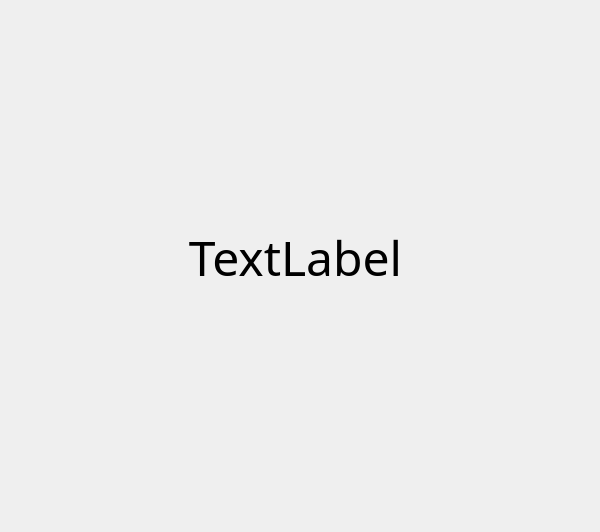
<?xml version="1.0" encoding="UTF-8"?>
<ui version="4.0">
 <class>pbMessageBox</class>
 <widget class="QDialog" name="pbMessageBox">
  <property name="geometry">
   <rect>
    <x>0</x>
    <y>0</y>
    <width>600</width>
    <height>532</height>
   </rect>
  </property>
  <property name="windowTitle">
   <string>Dialog</string>
  </property>
  <property name="modal">
   <bool>true</bool>
  </property>
  <widget class="QLabel" name="msgBoxText">
   <property name="geometry">
    <rect>
     <x>10</x>
     <y>10</y>
     <width>571</width>
     <height>281</height>
    </rect>
   </property>
   <property name="font">
    <font>
     <family>Berlin Sans FB</family>
     <pointsize>36</pointsize>
    </font>
   </property>
   <property name="text">
    <string>TextLabel</string>
   </property>
   <property name="alignment">
    <set>Qt::AlignBottom|Qt::AlignHCenter</set>
   </property>
   <property name="wordWrap">
    <bool>true</bool>
   </property>
  </widget>
  <widget class="QLabel" name="msgBoxImage">
   <property name="geometry">
    <rect>
     <x>10</x>
     <y>290</y>
     <width>571</width>
     <height>231</height>
    </rect>
   </property>
   <property name="font">
    <font>
     <family>Berlin Sans FB</family>
     <pointsize>36</pointsize>
    </font>
   </property>
   <property name="text">
    <string/>
   </property>
   <property name="scaledContents">
    <bool>true</bool>
   </property>
   <property name="alignment">
    <set>Qt::AlignCenter</set>
   </property>
   <property name="wordWrap">
    <bool>true</bool>
   </property>
  </widget>
 </widget>
 <resources/>
 <connections/>
</ui>
